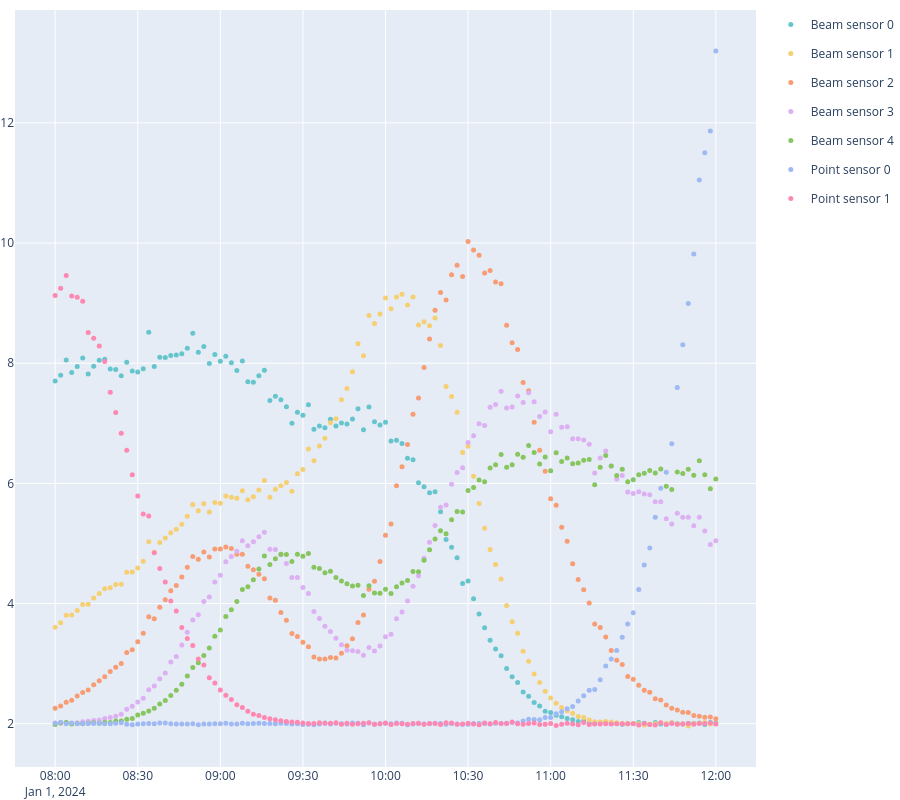

Here is the notebook cell this chart was saved with:
### Code cell
fig = go.Figure()
fig = sensor_group.plot_timeseries(fig=fig)
fig.update_layout(height=800, margin={"r": 0, "t": 10, "l": 0, "b": 0})
fig.show()
